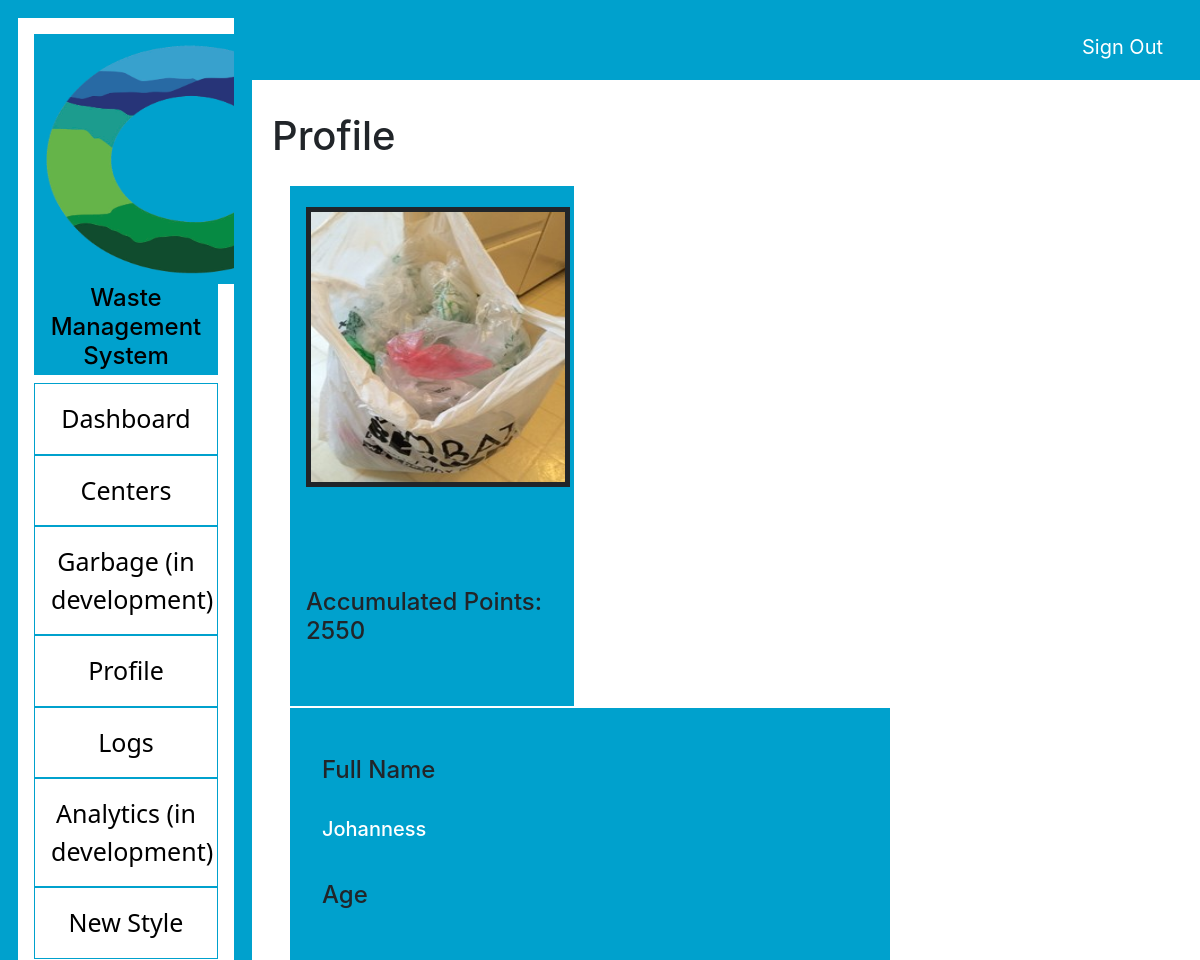
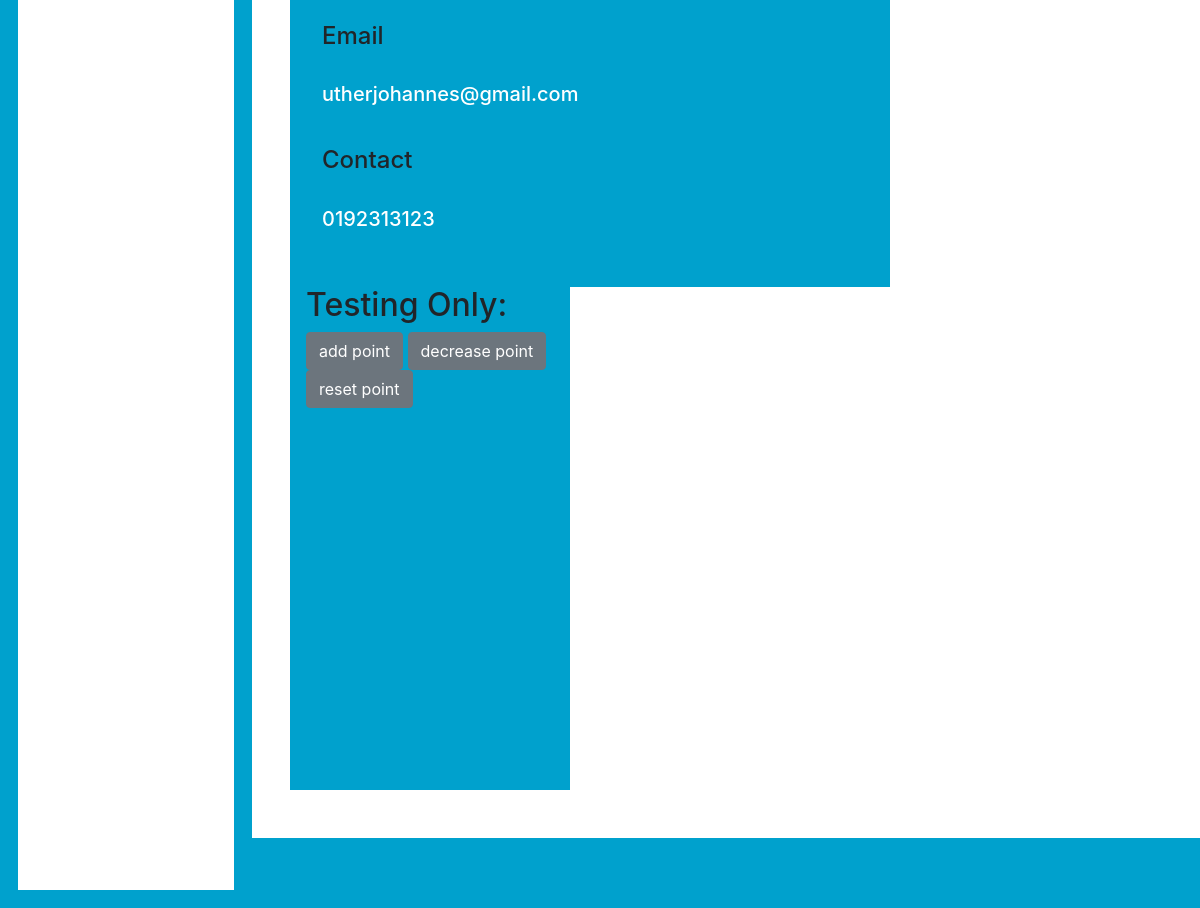
Page /admin/profile.php?ID=6 (signed in) on the committed database (2 pictures, top to bottom).
### tables this page shows
CREATE TABLE `members` (
  `id` int(11) NOT NULL,
  `profilename` varchar(255) NOT NULL,
  `fullname` varchar(255) NOT NULL,
  `status` varchar(255) NOT NULL,
  `username` varchar(255) NOT NULL,
  `password` varchar(255) NOT NULL,
  `datecreated` date NOT NULL,
  `email` varchar(255) NOT NULL,
  `contact` varchar(255) NOT NULL,
  `address` varchar(255) NOT NULL,
  `img_name` varchar(255) NOT NULL,
  `points` int(11) NOT NULL
);

### admin/profile.php (the view, shortened to what this page needs)
<?php
include ('connections/connection.php');
if (!isset($_GET['ID'])){
    $_SESSION['view'] = "<div class='message warning'>User Not Found.</div>";
    header("Location: profileuser.php");
} else {
    $id = $_GET['ID'];
    $sql = "SELECT * FROM members WHERE id = $id";
    $result = mysqli_query($conn, $sql);
    $row = mysqli_fetch_assoc($result);
}
?>
<!DOCTYPE HTML>
<html>
<head>
    <link href="css/style.css" rel="stylesheet" type="text/css" />
    <link rel="stylesheet" href="https://maxcdn.bootstrapcdn.com/bootstrap/4.0.0/css/bootstrap.min.css">
</head>
<body>
    <header id="siteHeader"> </header>
    <article id="siteArticle">
        <div class="profile">
            <span>
                <h1>Profile</h1>
            </span>
            <div class="profile-container">
                <ul>
                    <li class="side-profile">
                        <div class=profile-picture>
                            <img src="images/profile/<?php echo $row['img_name'];?>">
                            <br><br><br><br><br>
                            <h4>Accumulated Points: <?php echo $row['points']?></h4>
                        </div>
                    </li>
                    <li class="middle-profile">
                        <div class="profile-information">
                            <div class="row">
                                <div class = "col-md-8">
                                    <h4>Full Name</h4>
                                </div>
                                <div class="col-md-9 text-secondary">
                                    <h5><?php echo $row['profilename']; ?></h5>
                                </div>
                                <div class = "col-md-8">
                                    <h4>Age</h4>
                                </div>
                                <div class="col-md-9 text-secondary">
                                </div>
                                <div class = "col-md-8">
                                    <h4>Email</h4>
                                </div>
                                <div class="col-md-9 text-secondary">
                                    <h5><?php echo $row['email']; ?></h5>
                                </div>
                                <div class = "col-md-8">
                                    <h4>Contact</h4>
                                </div>
                                <div class="col-md-9 text-secondary">
                                    <h5><?php echo $row['contact']; ?></h5>
                                </div>
                            </div>
                        </div>
                    </li>
                    <li class="right-profile">
                        <div class="profile-actions">
                            <h2>Testing Only:</h2>
                            <a href="addpoints.php?ID=<?php echo $id = $_GET['ID'];;?>" class="btn btn-secondary">add point</a>
                            <a href="decreasepoint.php?ID=<?php echo $id = $_GET['ID'];;?>" class="btn btn-secondary">decrease point</a>
                            <a href="resetpoint.php?ID=<?php echo $id = $_GET['ID'];;?>" class="btn btn-secondary">reset point</a>
                        </div>
                    </li>
                </ul>
            </div>
        </div>
    </article>
    <nav id="sideNav">
        <div class="snav">
            <?php include('sidenav.php');?>
        </div>
    </nav>
    <div id="sitelogout">
        <div class="loginout">
            <a href="logout.php">Sign Out</a>
        </div>
    </div>
    <footer id="siteFooter"></footer>
</body>
</html>

### admin/css/style.css (style rules this page uses)
body { display: grid; grid-template-areas: "header header logout" "nav article article" "nav footer footer"; grid-template-rows: 80px 1fr 70px; grid-template-columns: 20% 1fr 15%; height: 100vh; margin: 0; }
header, footer, nav, div { padding: 1.0em; background: rgb(0, 161, 205); }
.snav { border-style: solid; border-width: 2px; border-color: rgb(0, 161, 205); z-index: 1; top: 0; left: 0; height: 100%; overflow-x: hidden; background-color: white; color: black; }
nav { position: fixed; width: 21%; height: 100%; }
article { padding: 1.0em; }
#siteHeader { grid-area: header; }
#siteFooter { grid-area: footer; }
#siteArticle { grid-area: article; }
#sideNav { grid-area: nav; }
#sitelogout { grid-area: logout; }
.loginout { text-align: right; }
.loginout a { color: white; padding: 5px; font-size:20px; }
.profile-container { max-width:100%; overflow: hidden; margin:auto; background-color:white; align-self:middle; }
.profile-container ul { width:100%; margin:0px; padding:0 0 0 0; }
.profile-container ul li { list-style:none; float:left; background-color:rgb(0, 161, 205); margin-left:2px; margin-right:2px; margin-top:2px; }
.side-profile { width:35.5vh; height:65vh; }
.side-profile img { height:35vh; width:33vh; margin:5px auto; border-style: solid; border-width: 5px; }
.right-profile { width:35vh; height: 65vh; }
.middle-profile { width:75vh; height:65vh; }
.middle-profile h4 { padding: 0px; margin: 0vh; }
.middle-profile h5 { color:white; }
.profile { height: 100%; width: 100%; background-color: white; }
.profile img { border-style: solid; }

### rows in the picture
members: img_name (picture), points "2550", profilename "Johanness", email "utherjohannes@gmail.com", contact "0192313123"
